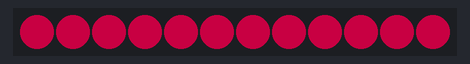
Bench run of a sketch on a simulated Arduino Uno, built with avr-gcc and run on an emulated ATmega328P. Parts: 12 RGB LEDs in strip order, left to right. Dim RGB values are drawn brighter than linear.

Above: at 0.1 s.
At 60.1 s:
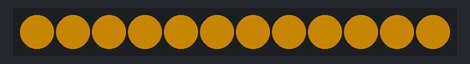
At 120.1 s:
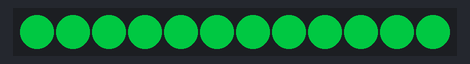

The sketch:

light_change_colour.ino
```cpp
#include <Arduino.h>
#include <Adafruit_NeoPixel.h>
#define NUM 12
#define PIN 2


Adafruit_NeoPixel strip = Adafruit_NeoPixel(NUM, PIN, NEO_GRB + NEO_KHZ800);

int  c[3] = {0, 0, 0};
// full suggested colours
//int  g[31] = {119,127,0,  205,107,63, 254,52, 255,197,255,254,0,  255,78, 255,0,  255,255,255,43, 42, 88, 173,0,  239,40, 53, 0,  0, 255};
//int  b[31] = {122,210,137,116,36, 66, 255,69, 136,128,184,244,214,160,104,179,255,200,233,216,59, 83, 255,201,0,  239,190,207,127,255,0};
//int  r[31] = {0,  0,  2,  24, 38, 70, 77, 87, 94, 96, 99, 113,116,125,140,152,173,180,199,202,206,206,228,231,238,240,247,252,255,255,0};
// most promising colours
//int  b[14] = {122,127,0,  107,0,  0,  53, 42, 0,  190,207,127,255,0};
//int  g[14] = {119,210,137,36, 214,255,59, 83, 0,  40, 53, 0,  0,255};
//int  r[14] = {0,  0,  25, 36, 116,173,206,206,238,247,252,255,255,0};
// equally spaced hsv colours
int  r[12] = {255, 255, 212,  43,   0,   0,    0,   0,  85, 212, 255, 255};
int  g[12] = { 42, 170, 255, 255, 255, 255,  170,  42,   0,   0,   0,   0};
int  b[12] = {  0,   0,   0,   0,  85,  255, 255, 255, 255, 255, 212, 85};


int j;

void setup()
{
  strip.begin();
  strip.setBrightness(100);
  strip.show(); // Initialize all pixels to 'off'

  j = 11;
}

void loop()
{
  c[0] = r[j];
  c[1] = g[j];
  c[2] = b[j];
  for (int i = 0; i < NUM; i++)
  {
    strip.setPixelColor(i, strip.Color(c[0], c[1], c[2]));
  }
  strip.show();

  delay(20000);

  //strip.setBrightness(0);
  //strip.show();
  //delay(5000);

  //strip.setBrightness(50);
  //strip.show();
  if(j<12){
    j++;
  }
  else {
    j = 0;
  }

}
```
